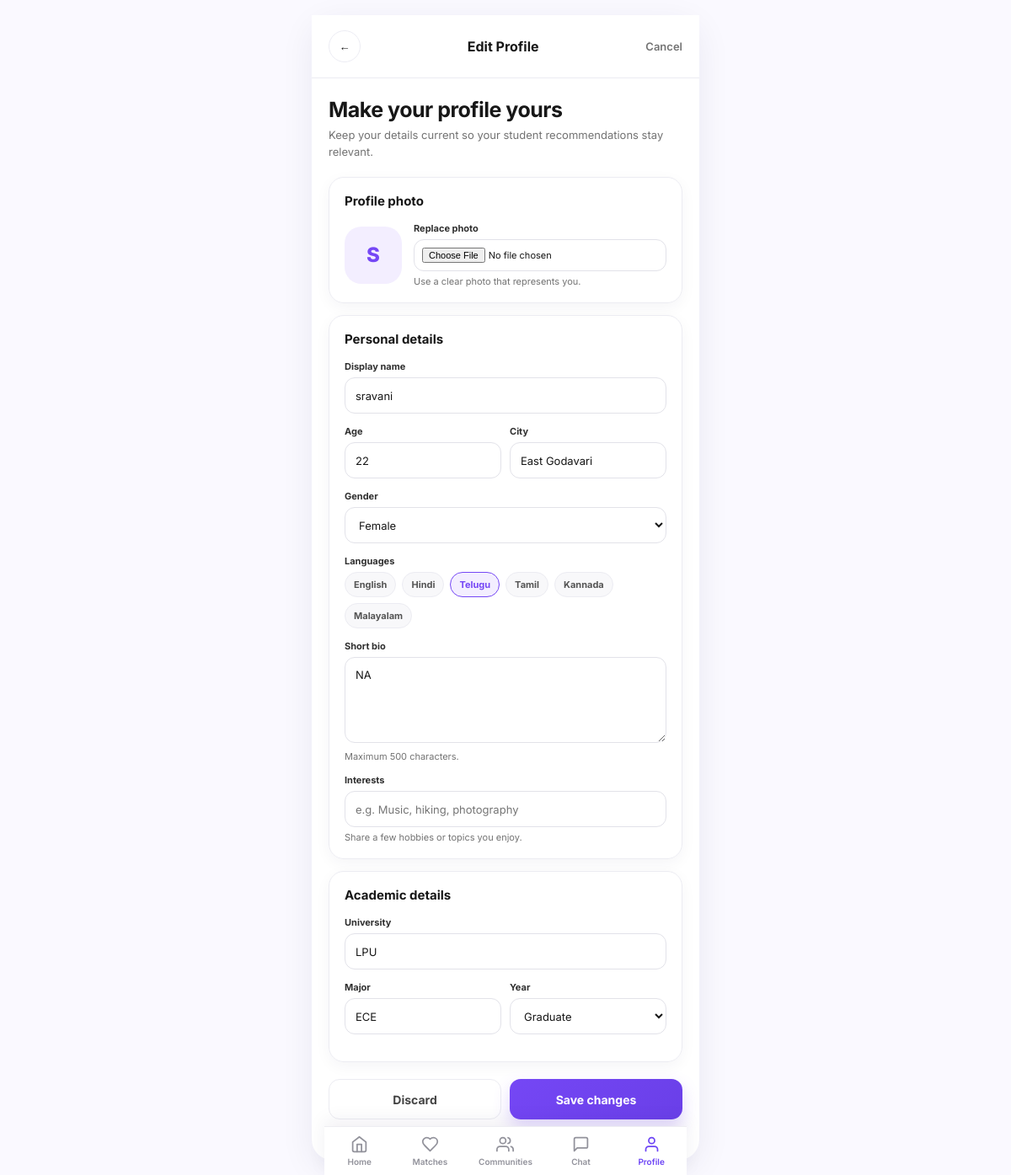
Page /profiles/edit/ (signed in) on the earlier database version.
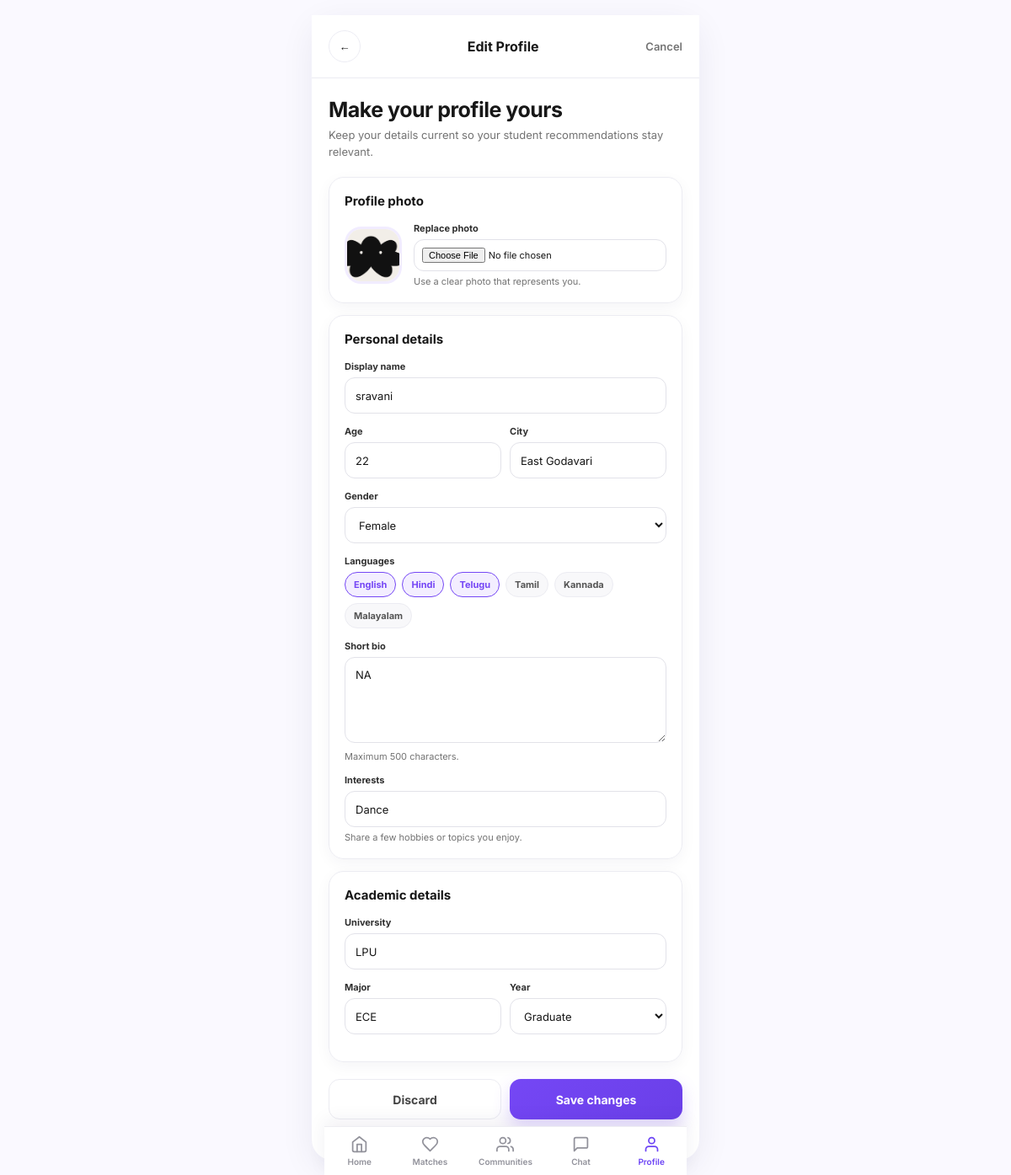
Same page on the later database version.
### accounts/models.py (models this page shows, shortened)
class User(AbstractUser):
    id = models.UUIDField(primary_key=True, default=uuid.uuid4, editable=False)
    username = None  # Not used; authentication via email
    email = models.EmailField('Email Address', unique=True)
    first_name = models.CharField('First Name', max_length=150, blank=True)
    last_name = models.CharField('Last Name', max_length=150, blank=True)
    is_verified = models.BooleanField('Verified', default=False)
    created_at = models.DateTimeField(auto_now_add=True)
    updated_at = models.DateTimeField(auto_now=True)
    USERNAME_FIELD = 'email'
    REQUIRED_FIELDS = ['first_name', 'last_name']
    objects = UserManager()
    class Meta:
        db_table = 'accounts_user'
        ordering = ['-created_at']

### profiles/models.py (models this page shows, shortened)
class Profile(models.Model):
    id = models.UUIDField(primary_key=True, default=uuid.uuid4, editable=False)
    user = models.OneToOneField(settings.AUTH_USER_MODEL, on_delete=models.CASCADE, related_name='profile')
    university = models.CharField(max_length=200, blank=True)
    major = models.CharField(max_length=200, blank=True)
    year = models.CharField(max_length=50, blank=True)
    age = models.PositiveSmallIntegerField(null=True, blank=True)
    city = models.CharField(max_length=100, blank=True)
    gender = models.CharField(max_length=40, blank=True)
    languages = models.CharField(max_length=300, blank=True)
    bio = models.TextField(blank=True, max_length=500)
    interests = models.CharField(max_length=300, blank=True)
    photo = models.ImageField(upload_to='profiles/', blank=True, null=True)
    is_public = models.BooleanField(default=True)
    questionnaire_completed = models.BooleanField(default=False)
    questionnaire_ai_consent = models.BooleanField(null=True, blank=True, default=None)
    questionnaire_ai_consent_provider = models.CharField(max_length=30, blank=True, default='')
    created_at = models.DateTimeField(auto_now_add=True)
    updated_at = models.DateTimeField(auto_now=True)
    class Meta:
        db_table = 'profiles_profile'

### profiles/views.py (the view)
# urls.py: path('edit/', edit_profile, name='edit_profile'),
@login_required
def edit_profile(request):
    profile, _ = Profile.objects.get_or_create(user=request.user)
    if request.method == 'POST':
        form = ProfileSetupForm(request.POST, request.FILES, instance=profile, user=request.user)
        if form.is_valid():
            form.save()
            if not profile.is_public:
                profile.is_public = True
                profile.save(update_fields=('is_public', 'updated_at'))
            messages.success(request, 'Your profile changes have been saved.')
            return redirect('profiles:my_profile')
    else:
        form = ProfileSetupForm(instance=profile, user=request.user)
    return render(request, 'profiles/edit_profile.html', {
        'form': form,
        'profile': profile,
        'profile_pct': get_profile_completion(request.user),
    })

### profiles/services.py (called while the page is built, shortened)
def get_profile_strength(user):
    profile = getattr(user, 'profile', None)
    fields = [
        ('Age', profile.age),
        ('City', profile.city),
        ('Gender', profile.gender),
        ('Languages', profile.languages),
        ('Profile Photo', profile.photo),
        ('Bio', profile.bio),
        ('University', profile.university),
        ('Major', profile.major),
        ('Year', profile.year),
        ('Interests', profile.interests),
    ]
    completed = [label for label, value in fields if value and str(value).strip()]
    missing = [label for label, value in fields if not value or not str(value).strip()]
    return {
        'profile_strength': int(round(len(completed) / len(fields) * 100)),
        'completed_fields': len(completed),
        'total_fields': len(fields),
        'missing_fields': missing,
    }

def get_profile_completion(user):
    return get_profile_strength(user)['profile_strength']

### templates/profiles/edit_profile.html (shortened to what this page needs)
<!doctype html>
<html lang="en">
<head>
</head>
<body><div class="app">
  <header><a class="back" href="{% url 'profiles:my_profile' %}" aria-label="Back">←</a><h1>Edit Profile</h1><a class="cancel" href="{% url 'profiles:my_profile' %}">Cancel</a></header>
  <main>
    <section class="intro"><h2>Make your profile yours</h2><p>Keep your details current so your student recommendations stay relevant.</p></section>
    <form method="post" enctype="multipart/form-data" novalidate>
      <section class="card"><h3>Profile photo</h3><div class="avatar-row">{% if profile.photo %}<img class="avatar" src="{{ profile.photo.url }}" alt="Current profile photo">{% else %}<div class="placeholder">{{ request.user.first_name|default:request.user.email|slice:":1"|upper }}</div>{% endif %}<div class="file"><label for="id_photo">Replace photo</label><input id="id_photo" name="photo" type="file" accept="image/*"><small>Use a clear photo that represents you.</small></div></div>{% if form.photo.errors %}<div class="error">{{ form.photo.errors.0 }}</div>{% endif %}</section>
      <section class="card"><h3>Personal details</h3><div class="field"><label for="{{ form.display_name.id_for_label }}">Display name</label>{{ form.display_name }}{% if form.display_name.errors %}<div class="error">{{ form.display_name.errors.0 }}</div>{% endif %}</div><div class="row"><div class="field"><label for="{{ form.age.id_for_label }}">Age</label>{{ form.age }}</div><div class="field"><label for="{{ form.city.id_for_label }}">City</label>{{ form.city }}</div></div><div class="field"><label for="{{ form.gender.id_for_label }}">Gender</label>{{ form.gender }}</div><div class="field"><label>Languages</label><div class="chips">{% for checkbox in form.languages %}<div class="chip">{{ checkbox.tag }}<label for="{{ checkbox.id_for_label }}">{{ checkbox.choice_label }}</label></div>{% endfor %}</div></div><div class="field"><label for="{{ form.bio.id_for_label }}">Short bio</label>{{ form.bio }}<p class="help">Maximum 500 characters.</p></div><div class="field"><label for="{{ form.interests.id_for_label }}">Interests</label>{{ form.interests }}<p class="help">Share a few hobbies or topics you enjoy.</p>{% if form.interests.errors %}<div class="error">{{ form.interests.errors.0 }}</div>{% endif %}</div></section>
      <section class="card"><h3>Academic details</h3><div class="field"><label for="{{ form.university.id_for_label }}">University</label>{{ form.university }}</div><div class="row"><div class="field"><label for="{{ form.major.id_for_label }}">Major</label>{{ form.major }}</div><div class="field"><label for="{{ form.year.id_for_label }}">Year</label>{{ form.year }}</div></div></section>
      <div class="actions"><a class="btn discard" href="{% url 'profiles:my_profile' %}">Discard</a><button class="btn save" type="submit">Save changes</button></div>
    </form>
  </main>
</div>{% include 'includes/bottom_nav.html' with active_nav='profile' %}</body>
</html>

Differences in the rows shown:
no longer on this page (row edited): User: user.first_name "S"
changed Profile "East Godavari": photo: picture added; interests (not shown) → "Dance"
